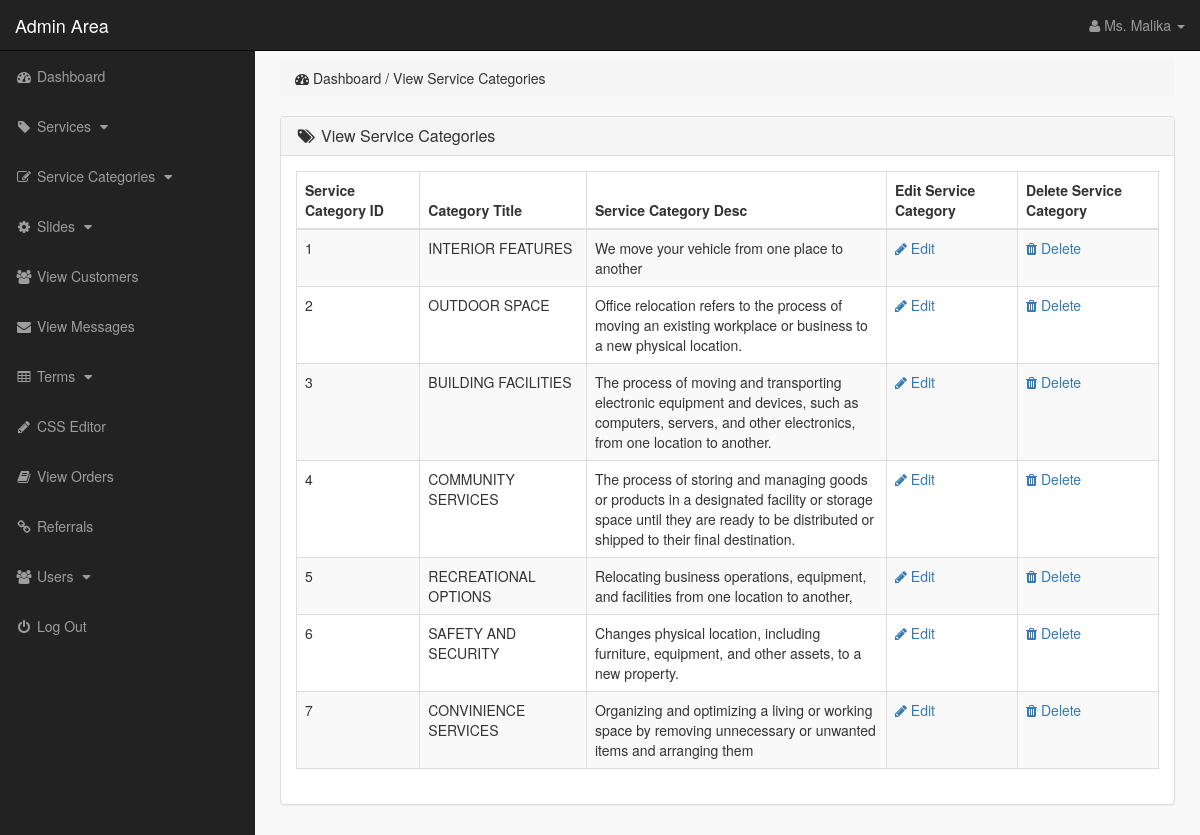
Screenshot of /admin_area/index.php?view_p_cats (signed in) with the database file from the repository.
### tables this page shows
CREATE TABLE `product_categories` (
  `p_cat_id` int(11) NOT NULL AUTO_INCREMENT,
  `p_cat_title` text NOT NULL,
  `p_cat_desc` text NOT NULL,
  PRIMARY KEY (`p_cat_id`)
);

### admin_area/view_p_cats.php (the view)
<?php
    if(!isset($_SESSION['admin_email'])){
        echo "<script>window.open('login.php','_self')</script>";
    }else{
?>
<div class="row">
    <div class="col-lg-12">
        <ol class="breadcrumb">
            <li>
                <i class="fa fa-dashboard"></i> Dashboard / View Service Categories
            </li>
        </ol>
    </div>
</div>
<div class="row">
    <div class="col-lg-12">
        <div class="panel panel-default">
            <div class="panel-heading">
                <h3 class="panel-title">
                    <i class="fa fa-tags fa-fw"></i> View Service Categories
                </h3>
            </div>
            <div class="panel-body">
                <div class="table-responsive">
                    <table class="table table-hover table-striped table-bordered">
                        <thead>
                            <tr>
                                <th> Service Category ID </th>
                                <th>  Category Title </th>
                                <th> Service Category Desc </th>
                                <th> Edit Service Category </th>
                                <th> Delete Service Category </th>
                            </tr>
                        </thead>
                        <tbody>
                            <?php
                                $i=0;
                                $get_p_cats = "select * from product_categories";
                                $run_p_cats = mysqli_query($con,$get_p_cats);
                                while($row_p_cats=mysqli_fetch_array($run_p_cats)){
                                    $p_cat_id = $row_p_cats['p_cat_id'];
                                    $p_cat_title = $row_p_cats['p_cat_title'];
                                    $p_cat_desc = $row_p_cats['p_cat_desc'];
                                    $i++;
                            ?>
                            <tr>
                                <td> <?php echo $i; ?> </td>
                                <td> <?php echo $p_cat_title; ?> </td>
                                <td width="300"> <?php echo $p_cat_desc; ?> </td>
                                <td>
                                    <a href="index.php?edit_p_cat= <?php echo $p_cat_id; ?> ">
                                        <i class="fa fa-pencil"></i> Edit
                                    </a>
                                </td>
                                <td>
                                    <a href="index.php?delete_p_cat= <?php echo $p_cat_id; ?> ">
                                        <i class="fa fa-trash"></i> Delete
                                    </a>
                                </td>
                            </tr>
                            <?php } ?>
                        </tbody>
                    </table>
                </div>
            </div>
        </div>
    </div>
</div>
<?php } ?>

### admin_area/includes/sidebar.php (shortened to what this page needs)
<?php
    if(!isset($_SESSION['admin_email'])){
        echo "<script>window.open('login.php','_self')</script>";
    }else{
?>
<nav class="navbar navbar-inverse navbar-fixed-top">
    <div class="navbar-header">
        <a href="index.php?dashboard" class="navbar-brand">Admin Area</a>
    </div>
    <ul class="nav navbar-right top-nav">
        <li class="dropdown">
            <a href="#" class="dropdown-toggle" data-toggle="dropdown">
                <i class="fa fa-user"></i> <?php echo $admin_name;  ?> <b class="caret"></b>
            </a>
        </li>
    </ul>
    <div class="collapse navbar-collapse navbar-ex1-collapse">
        <ul class="nav navbar-nav side-nav">
            <li>
                <a href="index.php?dashboard">
                        <i class="fa fa-fw fa-dashboard"></i> Dashboard
                </a>
            </li>
            <li>
                <a href="#" data-toggle="collapse" data-target="#products">
                        <i class="fa fa-fw fa-tag"></i> Services
                        <i class="fa fa-fw fa-caret-down"></i>
                </a>
            </li>
            <li>
                <a href="#" data-toggle="collapse" data-target="#p_cat">
                        <i class="fa fa-fw fa-edit"></i> Service Categories
                        <i class="fa fa-fw fa-caret-down"></i>
                </a>
            </li>
            <li>
                <a href="#" data-toggle="collapse" data-target="#slides">
                        <i class="fa fa-fw fa-gear"></i> Slides
                        <i class="fa fa-fw fa-caret-down"></i>
                </a>
            </li>
            <li>
                <a href="index.php?view_customers">
                    <i class="fa fa-fw fa-users"></i> View Customers
                </a>
            </li>
            <li>
                <a href="index.php?messages">
                    <i class="fa fa-fw fa-envelope"></i> View Messages
                </a>
            </li>
            <li>
                <a href="#" data-toggle="collapse" data-target="#terms">
                        <i class="fa fa-fw fa-table"></i> Terms
                        <i class="fa fa-fw fa-caret-down"></i>
                </a>
            </li>
             <li>
                <a href="index.php?edit_css">
                    <i class="fa fa-fw fa-pencil"></i> CSS Editor
                </a>
            </li>
            <li>
                <a href="index.php?view_orders">
                    <i class="fa fa-fw fa-book"></i> View Orders
                </a>
            </li>
            <li>
                <a href="index.php?view_referrals">
                    <i class="fa fa-fw fa-link"></i> Referrals
                </a>
            </li>
            <li>
                <a href="#" data-toggle="collapse" data-target="#users">
                        <i class="fa fa-fw fa-users"></i> Users
                        <i class="fa fa-fw fa-caret-down"></i>
                </a>
            </li>
            <li>
                <a href="logout.php">
                    <i class="fa fa-fw fa-power-off"></i> Log Out
                </a>
            </li>
        </ul>
    </div>
</nav>
<?php } ?>

### admin_area/css/style.css (style rules this page uses)
body { margin-top: 100px; }
@media (min-width: 768px) { body { margin-top: 50px; } }
.top-nav { padding: 0 15px; }
.top-nav>li { float: left; display: inline-block; }
.top-nav>li>a { color: #999999; line-height: 20px; padding-top: 15px; padding-bottom: 15px; }
@media (min-width: 768px) { .side-nav { position: fixed; top: 51px; bottom: 0; width: 255px; overflow-y: auto; overflow-x: hidden; background-color: #222222; padding-bottom: 40px; border-radius: 0; } }
@media (min-width: 768px) { .side-nav>li>a { width: 255px; } }
.panel-body { border-radius: 5px; }

### rows the page displays
product_categories: p_cat_title "INTERIOR FEATURES", p_cat_desc "We move your vehicle from one place to another"
product_categories: p_cat_title "OUTDOOR SPACE", p_cat_desc "Office relocation refers to the process of moving an existing workplace or business to a new physical location."
product_categories: p_cat_title "BUILDING FACILITIES", p_cat_desc "The process of moving and transporting electronic equipment and devices, such as computers, servers, and other electronics, from one location to another."
product_categories: p_cat_title "COMMUNITY SERVICES", p_cat_desc "The process of storing and managing goods or products in a designated facility or storage space until they are ready to be distributed or shipped to their final destination."
product_categories: p_cat_title "RECREATIONAL OPTIONS", p_cat_desc "Relocating business operations, equipment, and facilities from one location to another,"
product_categories: p_cat_title "SAFETY AND SECURITY", p_cat_desc "Changes physical location, including furniture, equipment, and other assets, to a new property."
product_categories: p_cat_title "CONVINIENCE SERVICES", p_cat_desc "Organizing and optimizing a living or working space by removing unnecessary or unwanted items and arranging them"

### other values shown
$admin_name "Ms. Malika"
